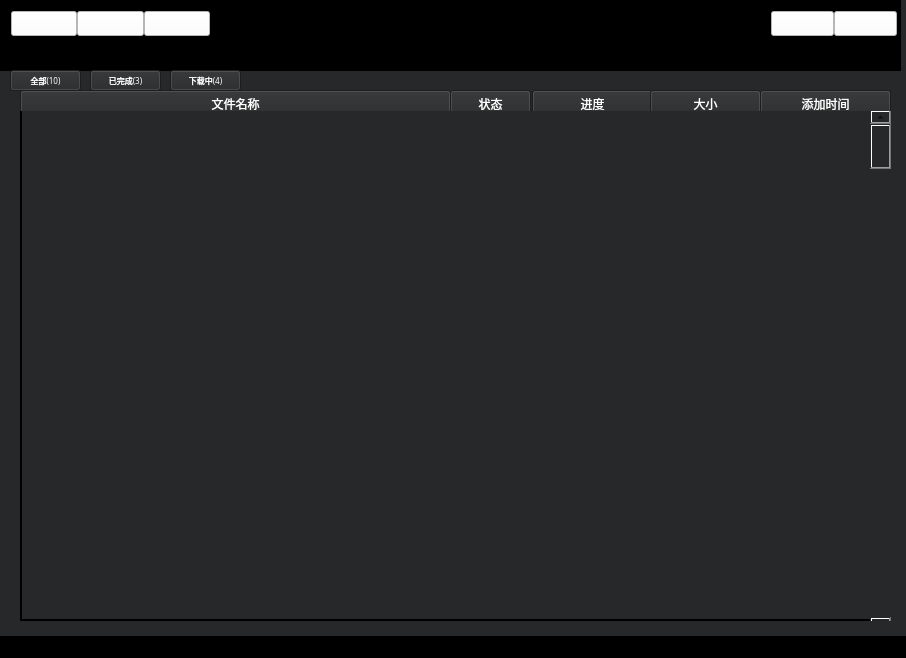
<?xml version="1.0" encoding="UTF-8"?>
<ui version="4.0">
 <class>MainWindow</class>
 <widget class="QMainWindow" name="MainWindow">
  <property name="enabled">
   <bool>true</bool>
  </property>
  <property name="geometry">
   <rect>
    <x>0</x>
    <y>0</y>
    <width>906</width>
    <height>658</height>
   </rect>
  </property>
  <property name="windowTitle">
   <string>MainWindow</string>
  </property>
  <property name="styleSheet">
   <string notr="true">background-color: rgb(39, 40, 41);</string>
  </property>
  <widget class="QWidget" name="centralWidget">
   <widget class="QFrame" name="frame">
    <property name="geometry">
     <rect>
      <x>0</x>
      <y>0</y>
      <width>901</width>
      <height>71</height>
     </rect>
    </property>
    <property name="font">
     <font>
      <family>黑体</family>
     </font>
    </property>
    <property name="styleSheet">
     <string notr="true">background-color: rgb(0, 0, 0);</string>
    </property>
    <property name="frameShape">
     <enum>QFrame::StyledPanel</enum>
    </property>
    <property name="frameShadow">
     <enum>QFrame::Raised</enum>
    </property>
    <widget class="QWidget" name="layoutWidget">
     <property name="geometry">
      <rect>
       <x>760</x>
       <y>0</y>
       <width>148</width>
       <height>71</height>
      </rect>
     </property>
     <property name="font">
      <font>
       <family>黑体</family>
      </font>
     </property>
     <layout class="QHBoxLayout" name="horizontalLayout_2">
      <property name="spacing">
       <number>0</number>
      </property>
      <property name="sizeConstraint">
       <enum>QLayout::SetMinAndMaxSize</enum>
      </property>
      <item>
       <widget class="QPushButton" name="pushButton_4">
        <property name="font">
         <font>
          <family>黑体</family>
         </font>
        </property>
        <property name="cursor">
         <cursorShape>PointingHandCursor</cursorShape>
        </property>
        <property name="mouseTracking">
         <bool>true</bool>
        </property>
        <property name="autoFillBackground">
         <bool>false</bool>
        </property>
        <property name="styleSheet">
         <string notr="true">background-color: rgb(255, 255, 255);</string>
        </property>
        <property name="text">
         <string/>
        </property>
        <property name="icon">
         <iconset resource="img.qrc">
          <normaloff>:/img/common-file-text-search.png</normaloff>:/img/common-file-text-search.png</iconset>
        </property>
        <property name="iconSize">
         <size>
          <width>60</width>
          <height>60</height>
         </size>
        </property>
       </widget>
      </item>
      <item>
       <widget class="QPushButton" name="pushButton_5">
        <property name="font">
         <font>
          <family>黑体</family>
         </font>
        </property>
        <property name="cursor">
         <cursorShape>PointingHandCursor</cursorShape>
        </property>
        <property name="mouseTracking">
         <bool>true</bool>
        </property>
        <property name="autoFillBackground">
         <bool>false</bool>
        </property>
        <property name="styleSheet">
         <string notr="true">
	background-color: rgb(255, 255, 255);</string>
        </property>
        <property name="text">
         <string/>
        </property>
        <property name="icon">
         <iconset resource="img.qrc">
          <normaloff>:/img/navigation-menu-3-alternate.png</normaloff>:/img/navigation-menu-3-alternate.png</iconset>
        </property>
        <property name="iconSize">
         <size>
          <width>60</width>
          <height>60</height>
         </size>
        </property>
       </widget>
      </item>
     </layout>
    </widget>
    <widget class="QWidget" name="">
     <property name="geometry">
      <rect>
       <x>0</x>
       <y>0</y>
       <width>221</width>
       <height>71</height>
      </rect>
     </property>
     <property name="font">
      <font>
       <family>黑体</family>
      </font>
     </property>
     <layout class="QHBoxLayout" name="horizontalLayout">
      <property name="spacing">
       <number>0</number>
      </property>
      <property name="sizeConstraint">
       <enum>QLayout::SetMinAndMaxSize</enum>
      </property>
      <item>
       <widget class="QPushButton" name="pushButton">
        <property name="font">
         <font>
          <family>黑体</family>
         </font>
        </property>
        <property name="cursor">
         <cursorShape>PointingHandCursor</cursorShape>
        </property>
        <property name="mouseTracking">
         <bool>true</bool>
        </property>
        <property name="autoFillBackground">
         <bool>false</bool>
        </property>
        <property name="styleSheet">
         <string notr="true">background-color: rgb(255, 255, 255);</string>
        </property>
        <property name="text">
         <string/>
        </property>
        <property name="icon">
         <iconset resource="img.qrc">
          <normaloff>:/img/earth-add_hover.png</normaloff>:/img/earth-add_hover.png</iconset>
        </property>
        <property name="iconSize">
         <size>
          <width>60</width>
          <height>60</height>
         </size>
        </property>
       </widget>
      </item>
      <item>
       <widget class="QPushButton" name="pushButton_2">
        <property name="font">
         <font>
          <family>黑体</family>
         </font>
        </property>
        <property name="cursor">
         <cursorShape>PointingHandCursor</cursorShape>
        </property>
        <property name="mouseTracking">
         <bool>true</bool>
        </property>
        <property name="autoFillBackground">
         <bool>false</bool>
        </property>
        <property name="styleSheet">
         <string notr="true">
	background-color: rgb(255, 255, 255);</string>
        </property>
        <property name="text">
         <string/>
        </property>
        <property name="icon">
         <iconset resource="img.qrc">
          <normaloff>:/img/button-next.png</normaloff>:/img/button-next.png</iconset>
        </property>
        <property name="iconSize">
         <size>
          <width>60</width>
          <height>60</height>
         </size>
        </property>
       </widget>
      </item>
      <item>
       <widget class="QPushButton" name="pushButton_3">
        <property name="font">
         <font>
          <family>黑体</family>
         </font>
        </property>
        <property name="cursor">
         <cursorShape>PointingHandCursor</cursorShape>
        </property>
        <property name="mouseTracking">
         <bool>true</bool>
        </property>
        <property name="autoFillBackground">
         <bool>false</bool>
        </property>
        <property name="styleSheet">
         <string notr="true">background-color: rgb(255, 255, 255);</string>
        </property>
        <property name="text">
         <string/>
        </property>
        <property name="icon">
         <iconset resource="img.qrc">
          <normaloff>:/img/button-pause-1.png</normaloff>:/img/button-pause-1.png</iconset>
        </property>
        <property name="iconSize">
         <size>
          <width>60</width>
          <height>60</height>
         </size>
        </property>
       </widget>
      </item>
     </layout>
    </widget>
   </widget>
   <widget class="QFrame" name="frame_2">
    <property name="geometry">
     <rect>
      <x>20</x>
      <y>90</y>
      <width>871</width>
      <height>531</height>
     </rect>
    </property>
    <property name="font">
     <font>
      <family>黑体</family>
     </font>
    </property>
    <property name="mouseTracking">
     <bool>true</bool>
    </property>
    <property name="focusPolicy">
     <enum>Qt::WheelFocus</enum>
    </property>
    <property name="autoFillBackground">
     <bool>true</bool>
    </property>
    <property name="styleSheet">
     <string notr="true">border-color: rgb(255, 255, 255);</string>
    </property>
    <property name="frameShape">
     <enum>QFrame::WinPanel</enum>
    </property>
    <property name="frameShadow">
     <enum>QFrame::Plain</enum>
    </property>
    <property name="lineWidth">
     <number>1</number>
    </property>
    <property name="midLineWidth">
     <number>0</number>
    </property>
    <widget class="QScrollBar" name="verticalScrollBar">
     <property name="geometry">
      <rect>
       <x>850</x>
       <y>20</y>
       <width>21</width>
       <height>521</height>
      </rect>
     </property>
     <property name="font">
      <font>
       <family>黑体</family>
      </font>
     </property>
     <property name="orientation">
      <enum>Qt::Vertical</enum>
     </property>
    </widget>
    <widget class="QFrame" name="frame_3">
     <property name="geometry">
      <rect>
       <x>0</x>
       <y>0</y>
       <width>871</width>
       <height>21</height>
      </rect>
     </property>
     <property name="font">
      <font>
       <family>黑体</family>
      </font>
     </property>
     <property name="frameShape">
      <enum>QFrame::Box</enum>
     </property>
     <property name="frameShadow">
      <enum>QFrame::Raised</enum>
     </property>
     <widget class="QPushButton" name="pushButton_9">
      <property name="geometry">
       <rect>
        <x>0</x>
        <y>0</y>
        <width>431</width>
        <height>28</height>
       </rect>
      </property>
      <property name="font">
       <font>
        <family>黑体</family>
       </font>
      </property>
      <property name="styleSheet">
       <string notr="true">color: rgb(255, 255, 255);
border-color: rgb(255, 255, 255);</string>
      </property>
      <property name="text">
       <string>文件名称</string>
      </property>
     </widget>
     <widget class="QPushButton" name="pushButton_10">
      <property name="geometry">
       <rect>
        <x>430</x>
        <y>0</y>
        <width>81</width>
        <height>28</height>
       </rect>
      </property>
      <property name="font">
       <font>
        <family>黑体</family>
       </font>
      </property>
      <property name="styleSheet">
       <string notr="true">color: rgb(255, 255, 255);</string>
      </property>
      <property name="text">
       <string>状态</string>
      </property>
     </widget>
     <widget class="QPushButton" name="pushButton_11">
      <property name="geometry">
       <rect>
        <x>512</x>
        <y>0</y>
        <width>121</width>
        <height>28</height>
       </rect>
      </property>
      <property name="font">
       <font>
        <family>黑体</family>
       </font>
      </property>
      <property name="styleSheet">
       <string notr="true">color: rgb(255, 255, 255);</string>
      </property>
      <property name="text">
       <string>进度</string>
      </property>
     </widget>
     <widget class="QPushButton" name="pushButton_12">
      <property name="geometry">
       <rect>
        <x>630</x>
        <y>0</y>
        <width>111</width>
        <height>28</height>
       </rect>
      </property>
      <property name="font">
       <font>
        <family>黑体</family>
       </font>
      </property>
      <property name="styleSheet">
       <string notr="true">color: rgb(255, 255, 255);</string>
      </property>
      <property name="text">
       <string>大小</string>
      </property>
     </widget>
     <widget class="QPushButton" name="pushButton_13">
      <property name="geometry">
       <rect>
        <x>740</x>
        <y>0</y>
        <width>131</width>
        <height>28</height>
       </rect>
      </property>
      <property name="font">
       <font>
        <family>黑体</family>
       </font>
      </property>
      <property name="styleSheet">
       <string notr="true">color: rgb(255, 255, 255);</string>
      </property>
      <property name="text">
       <string>添加时间</string>
      </property>
     </widget>
    </widget>
    <zorder>verticalScrollBar</zorder>
    <zorder>pushButton_6</zorder>
    <zorder>frame_3</zorder>
   </widget>
   <widget class="QPushButton" name="pushButton_6">
    <property name="geometry">
     <rect>
      <x>10</x>
      <y>70</y>
      <width>71</width>
      <height>21</height>
     </rect>
    </property>
    <property name="font">
     <font>
      <family>黑体</family>
      <pointsize>6</pointsize>
     </font>
    </property>
    <property name="cursor">
     <cursorShape>PointingHandCursor</cursorShape>
    </property>
    <property name="styleSheet">
     <string notr="true">color: rgb(255, 255, 255);
border-bottom-color: rgb(255, 255, 255);</string>
    </property>
    <property name="text">
     <string>全部(10)</string>
    </property>
   </widget>
   <widget class="QPushButton" name="pushButton_7">
    <property name="geometry">
     <rect>
      <x>90</x>
      <y>70</y>
      <width>71</width>
      <height>21</height>
     </rect>
    </property>
    <property name="font">
     <font>
      <family>黑体</family>
      <pointsize>6</pointsize>
     </font>
    </property>
    <property name="cursor">
     <cursorShape>PointingHandCursor</cursorShape>
    </property>
    <property name="styleSheet">
     <string notr="true">color: rgb(255, 255, 255);</string>
    </property>
    <property name="text">
     <string>已完成(3)</string>
    </property>
   </widget>
   <widget class="QPushButton" name="pushButton_8">
    <property name="geometry">
     <rect>
      <x>170</x>
      <y>70</y>
      <width>71</width>
      <height>21</height>
     </rect>
    </property>
    <property name="font">
     <font>
      <family>黑体</family>
      <pointsize>6</pointsize>
     </font>
    </property>
    <property name="cursor">
     <cursorShape>PointingHandCursor</cursorShape>
    </property>
    <property name="styleSheet">
     <string notr="true">color: rgb(255, 255, 255);</string>
    </property>
    <property name="text">
     <string>下载中(4)</string>
    </property>
   </widget>
  </widget>
  <widget class="QStatusBar" name="statusBar">
   <property name="styleSheet">
    <string notr="true">background-color: rgb(0, 0, 0);</string>
   </property>
  </widget>
 </widget>
 <layoutdefault spacing="6" margin="11"/>
 <resources>
  <include location="img.qrc"/>
 </resources>
 <connections/>
</ui>
